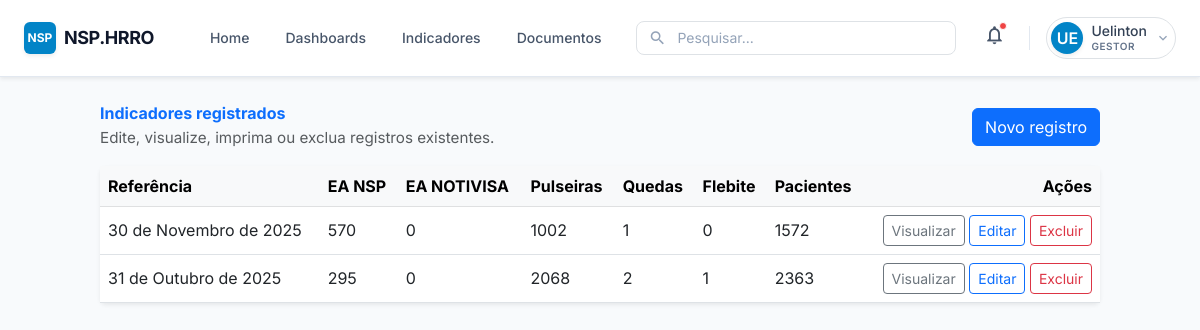
The page /indicadores/ (signed in) on the database as committed earlier.
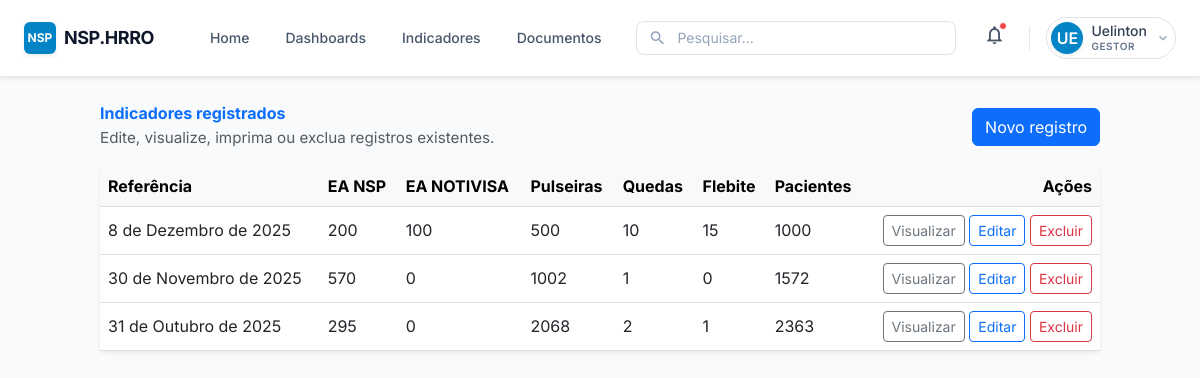
The same page on the database as committed later.
### core/models.py (models this page shows, shortened)
class MetricEntry(models.Model):
    referencia = models.DateField(default=timezone.now)
    total_ea_nsp = models.PositiveIntegerField()
    total_ea_notivisa = models.PositiveIntegerField()
    total_pulseiras = models.PositiveIntegerField()
    total_ea_queda = models.PositiveIntegerField()
    total_ea_flebite = models.PositiveIntegerField()
    taxa_conformidade = models.DecimalField(max_digits=5, decimal_places=2)
    total_pacientes = models.PositiveIntegerField()
    created_at = models.DateTimeField(auto_now_add=True)
    class Meta:
        ordering = ["-created_at"]

### core/views.py (the view)
# urls.py: path("indicadores/", indicadores, name="indicadores"),
@login_required
def indicadores(request):
    registros = MetricEntry.objects.order_by("-referencia", "-created_at")
    return render(request, "nsp/indicadores.html", {"registros": registros})

### templates/nsp/indicadores.html (shortened to what this page needs)
{% extends "nsp/base.html" %}
{% block content %}
<div class="container py-4">
  <div class="d-flex flex-column flex-md-row justify-content-between align-items-center mb-3">
    <div>
      <h3 class="mb-1 fw-bold text-primary">Indicadores registrados</h3>
      <p class="text-muted mb-0" style="font-size: 0.95rem;">Edite, visualize, imprima ou exclua registros existentes.</p>
    </div>
    <a href="{% url 'coleta' %}" class="btn btn-primary">Novo registro</a>
  </div>
  <div class="card border-0 shadow-sm">
    <div class="card-body p-0">
      <div class="table-responsive">
        <table class="table align-middle mb-0">
          <thead class="table-light">
            <tr>
              <th>Referência</th>
              <th>EA NSP</th>
              <th>EA NOTIVISA</th>
              <th>Pulseiras</th>
              <th>Quedas</th>
              <th>Flebite</th>
              <th>Pacientes</th>
              <th class="text-end">Ações</th>
            </tr>
          </thead>
          <tbody>
            {% for r in registros %}
            <tr>
              <td>{{ r.referencia }}</td>
              <td>{{ r.total_ea_nsp }}</td>
              <td>{{ r.total_ea_notivisa }}</td>
              <td>{{ r.total_pulseiras }}</td>
              <td>{{ r.total_ea_queda }}</td>
              <td>{{ r.total_ea_flebite }}</td>
              <td>{{ r.total_pacientes }}</td>
              <td class="text-end">
                <a href="{% url 'indicador_detail' r.id %}" class="btn btn-sm btn-outline-secondary">Visualizar</a>
                <a href="{% url 'coleta_edit' r.id %}" class="btn btn-sm btn-outline-primary">Editar</a>
                <form action="{% url 'indicador_excluir' r.id %}" method="post" class="d-inline" onsubmit="return confirm('Excluir este registro?');">
                  <button type="submit" class="btn btn-sm btn-outline-danger">Excluir</button>
                </form>
              </td>
            </tr>
            {% empty %}
            <tr>
              <td colspan="8" class="text-center text-muted py-4">Nenhum indicador cadastrado.</td>
            </tr>
            {% endfor %}
          </tbody>
        </table>
      </div>
    </div>
  </div>
</div>
{% endblock %}

Rows that differ between the two databases and show on the page:
added MetricEntry: referencia "8 de Dezembro de 2025", total_ea_nsp "200", total_ea_notivisa "100", total_pulseiras "500", total_ea_queda "10", total_ea_flebite "15", total_pacientes "1000"
